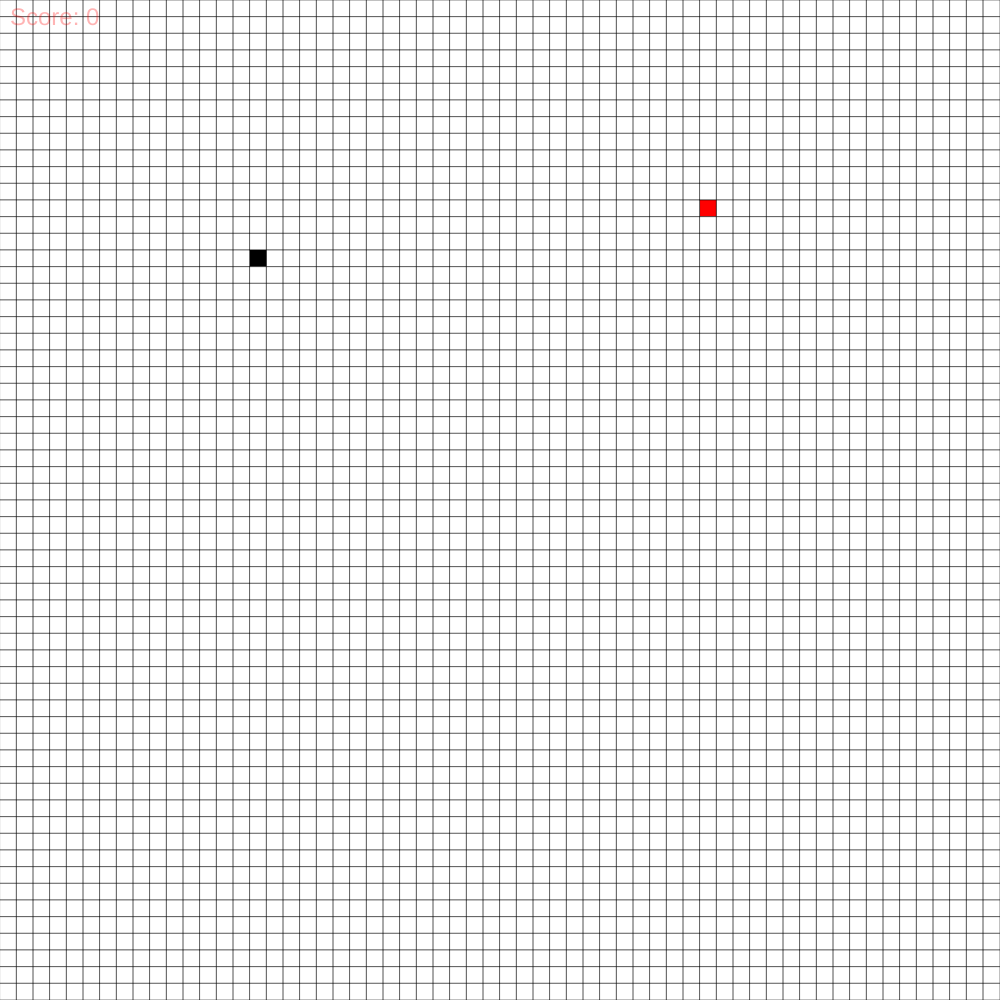
Frame 1 (no input)
Frame 60 (no input): identical to frame 1, image omitted
Frame 120 (the mouse pressed at the canvas centre since frame 60): identical to frame 1, image omitted

The p5.js sketch that drew this single still picture (run headless with seeded random() and noise() and a simulated clock; from frame 60 on, the mouse is pressed at the canvas centre):

// p5.js sketch
// ── sketch.js
//Snake Game
//Matthew Resendes
// I was unable to get the snake to grow upon collecting a fruit, I spent roughly 3 and half hours
// attempting to get it working but just couldn't.

let grid;
let rows = 60;
let cols = 60;
let snake = {
  x: 15,
  y: 15,
  total: 0,
  tail: []
};
let fruit = {};
let direction;
let fr = 22.5;
let score = 0;

function setup() {
  //sets frame rate
  frameRate(fr);

  fruit = {
    x: floor(random(0, rows)),
    y: floor(random(0, cols))
  };
  // creates window size to max number of rows or columns
  if (windowWidth > windowHeight) {
    createCanvas(windowHeight, windowHeight);
  }
  else {
    createCanvas(windowWidth, windowWidth);
  }
  //creates empty grid and sets colors for snake and fruit aswell as makes first fruit
  grid = createEmptyGrid(cols, rows);
  grid[snake.x][snake.y] = 1;
  grid[fruit.x][fruit.y] = 2;
  grid[fruit.x][fruit.y];
}


function draw() {
  background(220);
  displayGrid(grid, rows, cols);
  update();
  updateMovement();
  console.log(snake.x, snake.y);
}


function windowResized() {
  // updates window if it's resized
  if (windowWidth > windowHeight) {
    createCanvas(windowHeight, windowHeight);
  }
  else {
    createCanvas(windowWidth, windowWidth);
  }
}


function keyPressed() {
  // changes direction variable depending on key press
  if (key === "w" || keyCode === UP_ARROW) {
    direction = "up";

  }
  if (key === "s" || keyCode === DOWN_ARROW) {
    direction = "down";
  }

  if (key === "d" || keyCode === RIGHT_ARROW) {
    direction = "right";
  }

  if (key === "a" || keyCode === LEFT_ARROW) {
    direction = "left";
  }
}


function createEmptyGrid() {
  //creates an empty grid
  let emptyGrid = [];
  for (let x = 0; x < cols; x++) {
    emptyGrid.push([]);
    for (let y = 0; y < rows; y++) {
      emptyGrid[x].push(0);
    }
  }
  return emptyGrid;
}


function displayGrid(grid, rows, cols) {
  //displays square grid
  let cellSize = width / cols;
  for (let x = 0; x < rows; x++) {
    for (let y = 0; y < cols; y++) {
      if (grid[x][y] === 0) {
        fill(255);
      }
      else if (grid[x][y] === 2){
        fill(255,0,0);
      }
      else {
        fill(0);
      }
      strokeWeight(0.5);
      rect(x*cellSize, y*cellSize, cellSize, cellSize);
    }
  }
  fill(255,0,0, 75)
  textSize(24);
  text("Score: " + score, 10,25)
}


function update(){
  let thisSegment = {
    x: snake.x,
    y: snake.y, 
    size: width / cols
  };

  if (grid[fruit.x][fruit.y] === grid[snake.x][snake.y]){
    // if snake XY is the same as fruit XY spawn new fruit add to score and snake total
    fruit.x = floor(random(0, cols));
    fruit.y = floor(random(0, rows));
    grid[fruit.x][fruit.y] = 2;
    grid[fruit.x][fruit.y];
    score ++;
    snake.total++;
    snake.tail.push(thisSegment); 
    //console.log(thisSegment);

    // Below was me trying to get it to add on a snake tail (unsucessful)

    // for (let i = 0; i <snake.total-1; i++) {
    //   snake.tail[i] = snake.tail[i+1];
    // }
    // snake.tail[snake.total - 1] = grid[snake.x][snake.y]
    // grid[snake.tail[i]][snake.tail[i]]
  }
};


function updateMovement(){
  //takes snake out of grid
  grid[snake.x][snake.y] = 0;

  //directional movement
  if (direction === "up" && snake.y > -1){
    snake.y -= 1;
    }
  if (direction === "down" && snake.y < rows + 1){
    snake.y += 1;      
    }
  if (direction === "left" && snake.x > -1){
    snake.x -= 1;
    }
  if (direction === "right" && snake.x < cols +1){  
    snake.x += +1;
    }
  //puts snake back into grid
  grid[snake.x][snake.y] = 1;

  // Code to enable walls/ boundaries (WIP)

  // if (snake.x === 61 || snake.x === -1 || snake.y === -1 || snake.y === 61 ){
  //   fill(0);
  //   text("Gameover", width/height, width/height);
  //   score = 0;
  // }

};
